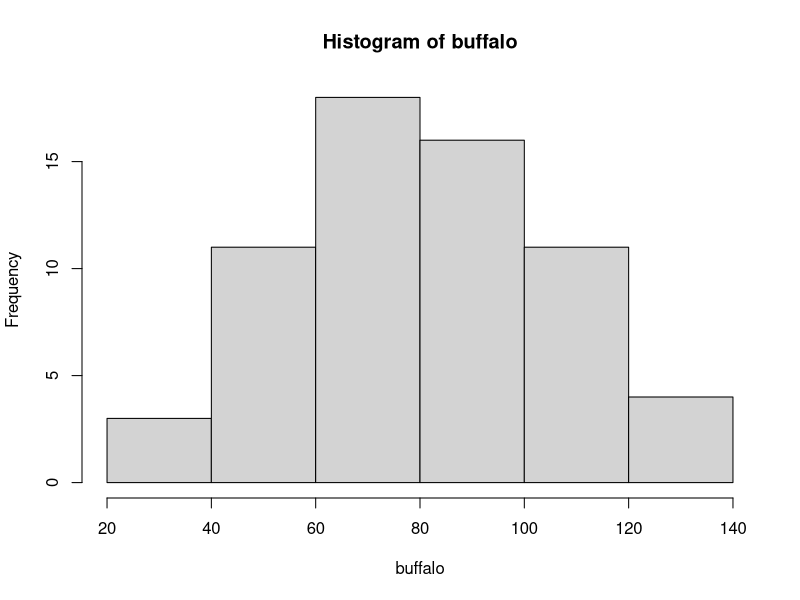
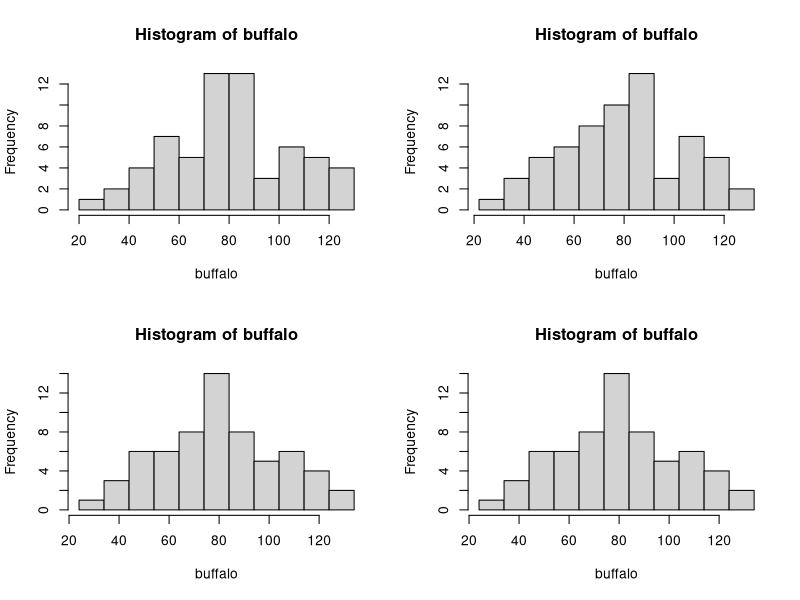
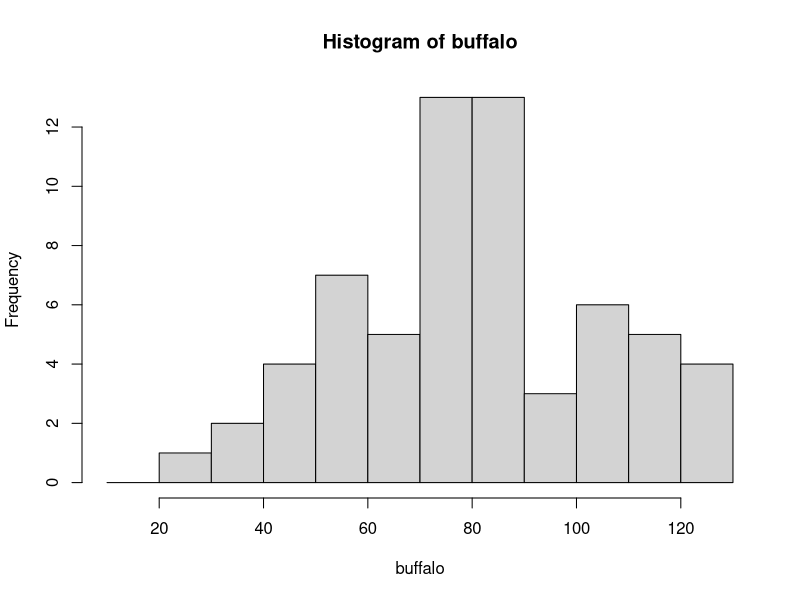
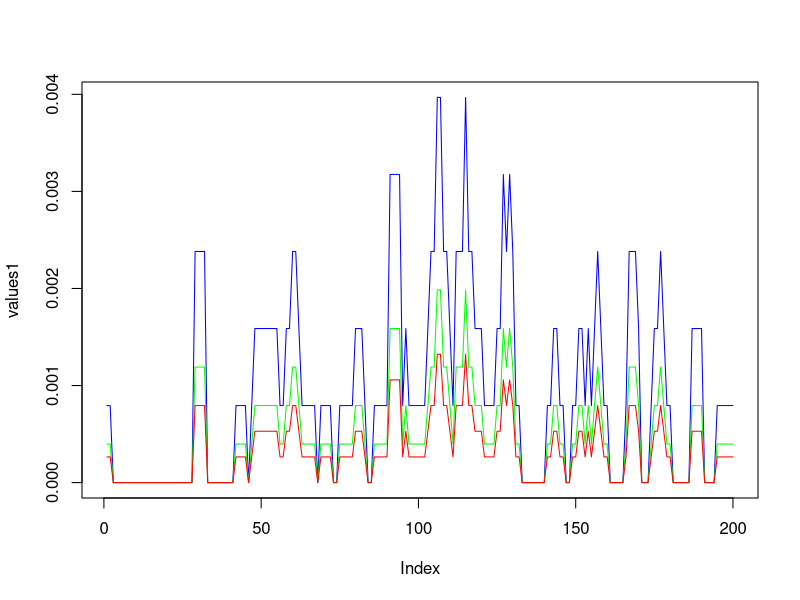
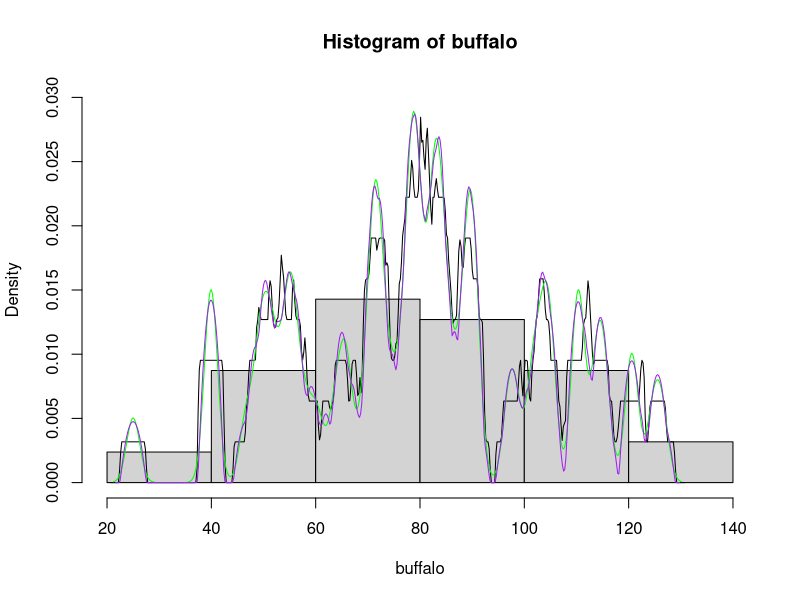
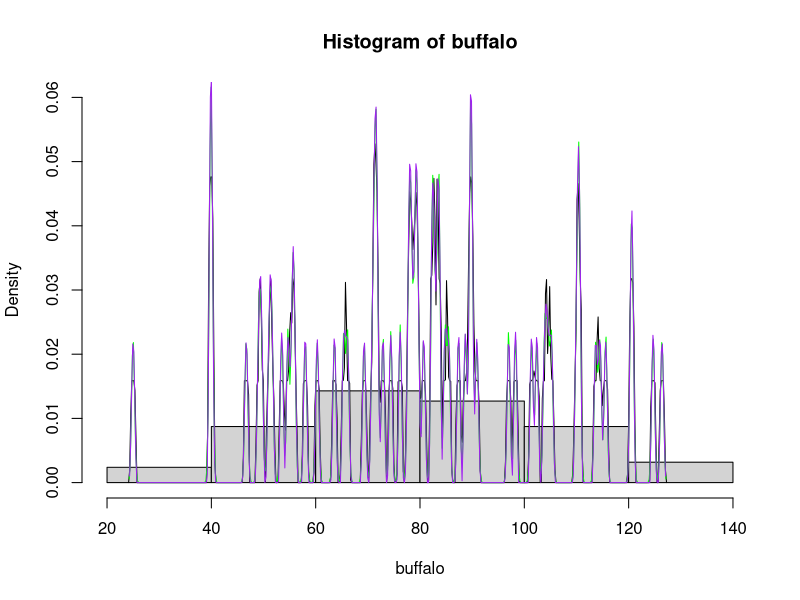
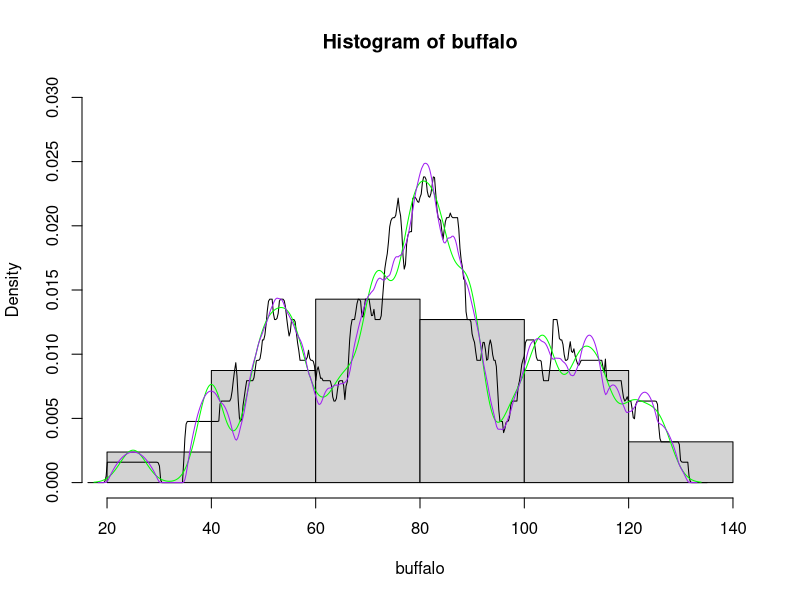
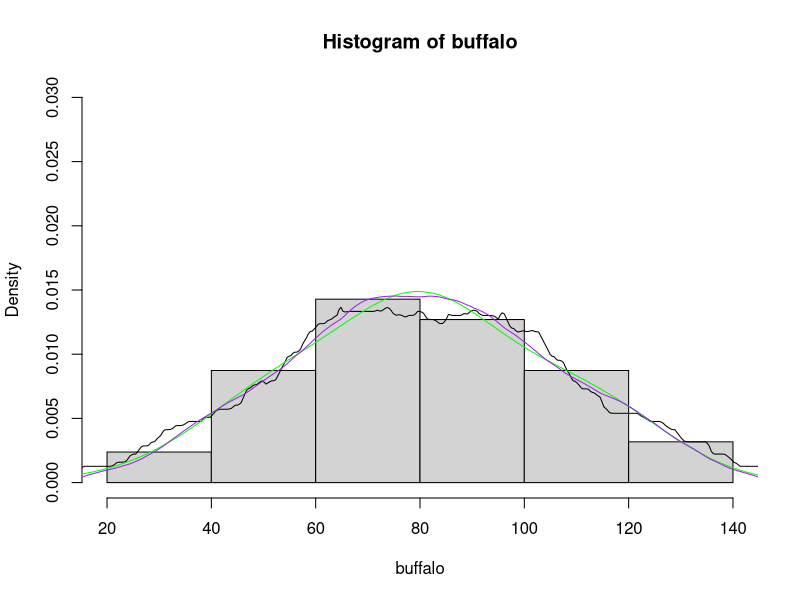

Recreate these plots in R, in order.
# Actividad - Clase 3 (Estadistica)
buffalo <- scan("buffalo.txt")

# Ejercicio 1

hist(buffalo)

# a)
par(mfrow=c(2,2))
hist( buffalo, breaks = seq(20,130,10) )
# b)
hist( buffalo, breaks = seq(22,132,10) )
# c)
hist( buffalo, breaks = seq(24,134,10) )
# d)
hist( buffalo, breaks = seq(24,136,10) )

# Ejercicio 2
par(mfrow=c(1,1))

hist( buffalo, breaks = seq(10,130,10))
# La eleccion permite visualizar mejor la distribucion de los datos, en algunos es mas notorio que la distribucion parece ser normal

# Ejercicio 3

prob_caer_en_intervalo <- function(x,h,datos){
  n <- length(datos)
  res <- sum( datos <= (x+h) & datos >= (x-h) )  / n
  return(res)
}

# Ejercicio 4

estimacion_h1 <- c()
estimacion_h2 <- c()
estimacion_h3 <- c()

for ( i in 1:length(buffalo) ) {
  value <- prob_caer_en_intervalo(buffalo[i],10,buffalo)
  estimacion_h1[i] <- value
}

for ( i in 1:length(buffalo) ) {
  value <- prob_caer_en_intervalo(buffalo[i],20,buffalo)
  estimacion_h2[i] <- value
}

for ( i in 1:length(buffalo) ) {
  value <- prob_caer_en_intervalo(buffalo[i],30,buffalo)
  estimacion_h3[i] <- value
}

# Ejercicio 5
densidad.est.parzen <- function(datos,h,x){
  n <- length(datos)
  en_rango <- sum( (x - datos) >= -1 & (x-datos)  <= 1 )
  res <- en_rango / (2*h*n)
  return(res)
}

# Ejercicio 6

values1 <- c()
for ( i in seq(25,126.4,length.out = 200) ){
  val <- densidad.est.parzen(buffalo,10,i)
  values1 = c(values1,val)
}

values2 <- c()
for ( i in seq(25,126.4,length.out = 200) ){
  val2 <- densidad.est.parzen(buffalo,20,i)
  values2 = c(values2,val2)
}

values3 <- c()
for ( i in seq(25,126.4,length.out = 200) ){
  val3 <- densidad.est.parzen(buffalo,30,i)
  values3 = c(values3,val3)
}

plot(values1, type = "l", col = "blue")
lines(values2, col = "green")
lines(values3, col = "red")

# Ejercicio 7

hist(buffalo, freq = FALSE, ylim = c(0,0.03))
lines(density(buffalo, kernel = "rectangular", width = 5) )
lines(density(buffalo,kernel="gaussian", width = 5), col = "green")
lines(density(buffalo,kernel="epanechnikov", width = 5), col = "purple")

# Ejercicio 8

hist(buffalo, freq = FALSE, ylim = c(0,0.06))
lines(density(buffalo, kernel = "rectangular", width = 1) )
lines(density(buffalo,kernel="gaussian", width = 1), col = "green")
lines(density(buffalo,kernel="epanechnikov", width = 1), col = "purple")

hist(buffalo, freq = FALSE, ylim = c(0,0.03))
lines(density(buffalo, kernel = "rectangular", width = 10) )
lines(density(buffalo,kernel="gaussian", width = 10), col = "green")
lines(density(buffalo,kernel="epanechnikov", width = 10), col = "purple")

hist(buffalo, freq = FALSE, ylim = c(0,0.03))
lines(density(buffalo, kernel = "rectangular", width = 50) )
lines(density(buffalo,kernel="gaussian", width = 50), col = "green")
lines(density(buffalo,kernel="epanechnikov", width = 50), col = "purple")
